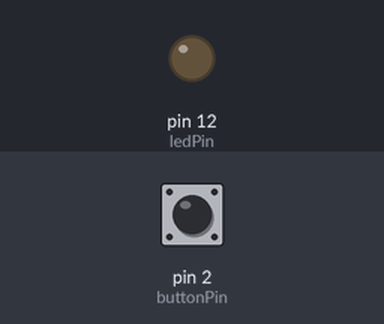
Simulated run of this sketch. Board: Arduino Uno, built with avr-gcc and run on an emulated ATmega328P. On the bench: output pins drawn as LEDs (lit = HIGH). The inputs (shaded band) are chosen by the test bench; at power-on: pin 2 (buttonPin) HIGH.

Above: at 1.2 s.
1.3 s: pin 2 (buttonPin) pulled LOW for 0.15 s
At 2.3 s:
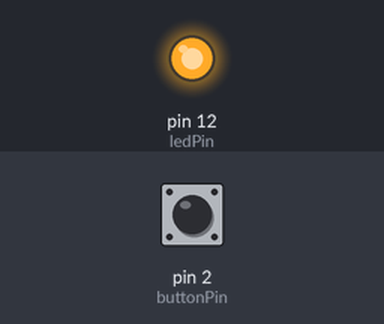
2.9 s: pin 2 (buttonPin) pulled LOW for 1 s
At 3.6 s:
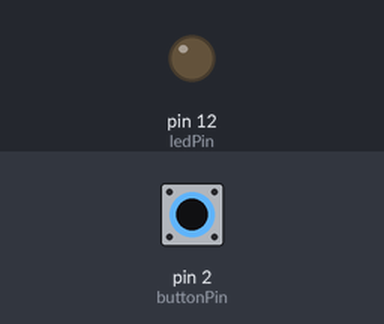
5.4 s: pin 2 (buttonPin) pulled LOW for 3.2 s
At 6.7 s:
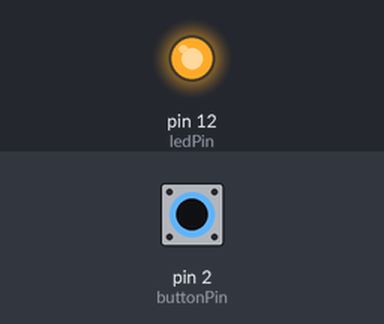
Timing chart, 0 to 8.4 s (numbered marks = the images above; inputs shaded):
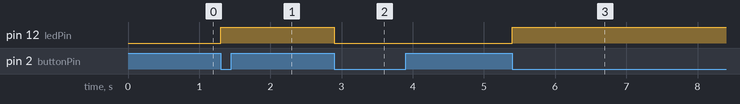

The sketch:

IF_statement_Button_and_Led.ino
```cpp
int ledPin = 12;
int buttonPin = 2;

int toggleState = 0; //  it keeps track of the LED's current state.
int lastButtonState = 1; // The previous button state
long unsigned int lastPress = 0; // The last time the button was pressed
int debounceTime = 20; // set to 20 milliseconds to ignore the tiny, unwanted bounces that happen when you press a physical button.


void setup() {
  // put your setup code here, to run once:

  pinMode(ledPin, OUTPUT);
  pinMode(buttonPin, INPUT_PULLUP);
}

void loop() {
  // put your main code here, to run repeatedly:
  int buttonState = digitalRead(buttonPin);
  if ((millis() - lastPress) > debounceTime) // if the debouncing Time has passed (the time has passed 20mili seconds). answer's the question -> Has enough time passed since the *last valid event = presing or releasing of the button*?
  {

    if (buttonState == 0 && lastButtonState == 1) // Checkes if the button is pressed -> is like animating not pressing (lastButtonState  = 1) the button then pressing (buttonState = 0) it
 // A valid PRESS transition is detected
    {
      toggleState =! toggleState;
      digitalWrite(ledPin, toggleState);
      lastButtonState = buttonState;
      lastPress = millis(); // <--- CORRECT: Now that the press is confirmed, we can put the time of lastPress as right now (at the same time as the event (pressing of the button) took place)
    }
    if (buttonState == 1 && lastButtonState == 0) //  Checkes if the button is not pressed -> is like animating pressing (lastButtonState = 0) the button then not pressing the button (buttonState = 1)
    {
      lastButtonState = buttonState;
      lastPress = millis(); // <--- CORRECT: Now that the release is confirmed, we can put the time of lastPress as right now (at the same time as the event (releasing of the button) took place)
    }
  }

}
```

Measured:
- after the input at 1.3 s, pin 12 (ledPin): LOW → HIGH at once
- after the input at 2.9 s, pin 12 (ledPin): HIGH → LOW at once
- after the input at 5.4 s, pin 12 (ledPin): LOW → HIGH at once
